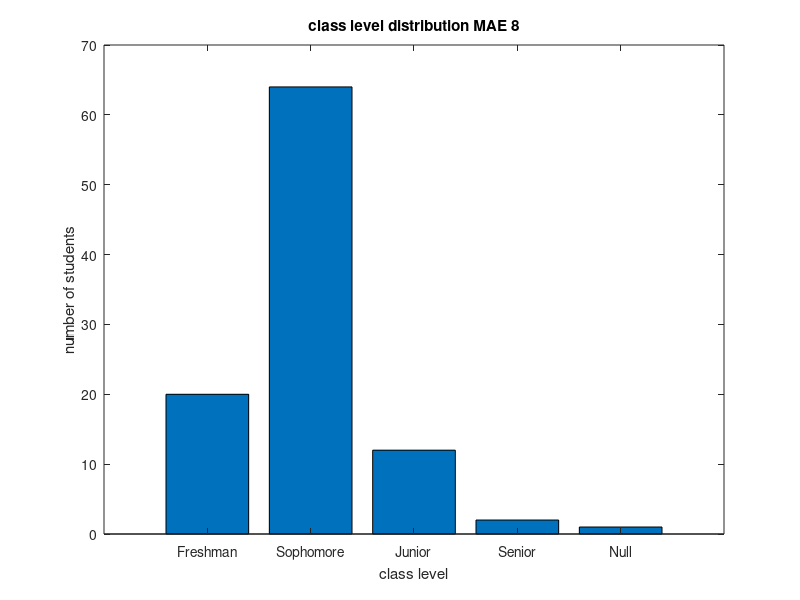

MATLAB code to generate this figure:
clear all;
close all;
clc;
format long;
name = 'Levi Stein';
id = 'A16791467';
hw_num = '8';
%% Problem 1
fid = fopen('survey_result.txt','r');
counter = 0;
while ~feof(fid)
    aline = fgetl(fid);
    counter = counter + 1;
    [Q1, rest] = strtok(aline);
    [Q2, rest] = strtok(rest);
    [Q3, rest] = strtok(rest);
    [Q4, rest] = strtok(rest);
    rest = fliplr(rest);
    [Q6, Q5] = strtok(rest);
    Q5 = strtrim(fliplr(Q5));
    Q6 = strtrim(fliplr(Q6));
    survey(counter).Q1 = Q1;
    survey(counter).Q2 = Q2;
    survey(counter).Q3 = Q3;
    survey(counter).Q4 = Q4;
    survey(counter).Q5 = Q5;
    survey(counter).Q6 = Q6;
end
fclose(fid);
% (a)
Q1_all = [survey.Q1];
target_string = {'Freshman','Sophomore','Junior','Senior','Null'};
for n = 1:length(target_string)
    class_level(n) = numel(strfind(Q1_all,target_string{n}));
end
figure;
bar(class_level);
xlabel('class level'); ylabel('number of students');
title('class level distribution MAE 8');
set(gca,'XTickLabel',target_string);
p1a = 'See Figure 1';
% (b)
Q5_all = [survey.Q5];
target_string1 = {'>= 10','7 - 9'};
for n = 1:length(target_string1)
    students(n) = numel(strfind(Q5_all,target_string1{n}));
end
p1b = sum(students);
% (c)
p1c = 0;
for n = 1:length(survey)
    if strcmp(survey(n).Q1,'Sophomore') && strcmp(survey(n).Q2,'Yes')
            p1c = p1c + 1;
    end
end
% (d)
p1d = 0;
for n = 1:length(survey)
    if strcmp(survey(n).Q1,'Sophomore') && strcmp(survey(n).Q2,'Yes') && strcmp(survey(n).Q6,'Difficult')
            p1d = p1d + 1;
    end
end
%% Problem 2
% (a)
element = struct('name','helium','symbol','He','atomicNumber',2,'atomicWeight',4,'electrons',[2 0 0 0 0 0 1]);
p2a = element;
% (b)
p2b = element;
p2b.name = 'Helium';
% (c)
newweight = 4.002602;
p2c = p2b;
p2c.atomicWeight = newweight;
% (d)
p2d = p2c;
p2d.electrons(end) = 0;
%% Problem 3
% (a - c)
K{1} = @(C) C + 273.15;
K{2} = @(F) (5/9)*(F + 459.67);
p3a = K;
p3b = K{1}(20);
p3c = K{2}(90);
% (d - f)
R = 0.08206;
P = @(n,T,V) (n*R*T)/V;
p3d = P;
p3e = P(0.12,K{1}(27),4);
p3f = P(0.12,K{2}(90),4);
